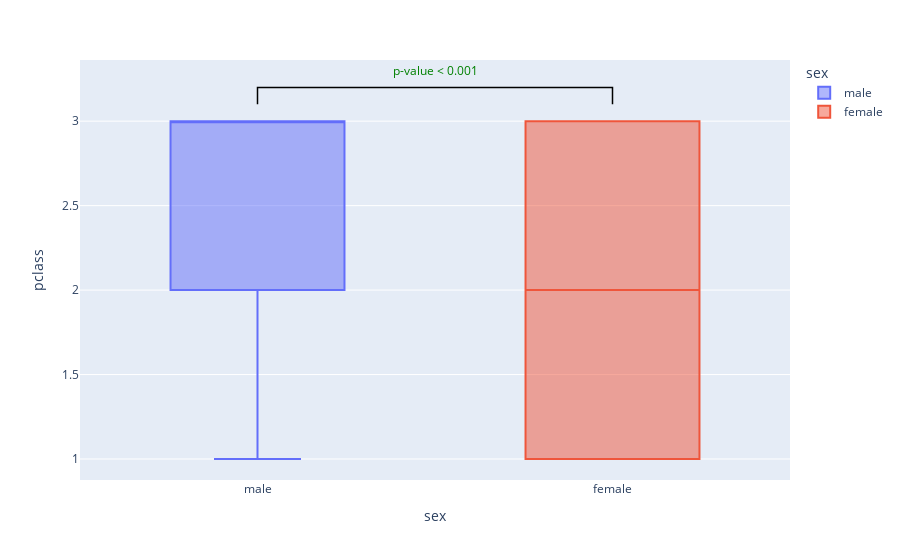

The notebook cell this image was saved under:
### Code cell
df = sns.load_dataset("titanic")
x = "sex"
y = "pclass"

tap.plot_stats(df, x, y, type_plot="box",type_test="Mann-Whitney")

### Figure 1 — Plotly figure (JSON) as saved in the notebook; plotly's stock layout.template omitted (floating-point values rounded to 4 significant figures; data arrays with more than 128 entries replaced by an {"elided": "..."} marker saying what was removed)
{"data": [{"alignmentgroup": "True", "hovertemplate": "sex=%{x}<br>pclass=%{y}<extra></extra>", "legendgroup": "male", "marker": {"color": "#636efa"}, "name": "male", "notched": false, "offsetgroup": "male", "orientation": "v", "showlegend": true, "type": "box", "x": {"elided": "577 str values"}, "x0": " ", "xaxis": "x", "y": {"elided": "577 int values"}, "y0": " ", "yaxis": "y"}, {"alignmentgroup": "True", "hovertemplate": "sex=%{x}<br>pclass=%{y}<extra></extra>", "legendgroup": "female", "marker": {"color": "#EF553B"}, "name": "female", "notched": false, "offsetgroup": "female", "orientation": "v", "showlegend": true, "type": "box", "x": {"elided": "314 str values"}, "x0": " ", "xaxis": "x", "y": {"elided": "314 int values"}, "y0": " ", "yaxis": "y"}], "layout": {"annotations": [{"font": {"color": "Green"}, "hovertext": "p-value: 5.113184379799653e-05<br>statistic: 103964.0", "showarrow": false, "text": "p-value < 0.001", "x": 0.5, "y": 3.3}], "boxmode": "overlay", "legend": {"title": {"text": "sex"}, "tracegroupgap": 0}, "margin": {"t": 60}, "shapes": [{"line": {"color": "Black", "width": 1.5}, "path": "M 0,3.1 L0,3.2 L1,3.2 L1,3.1", "type": "path"}], "xaxis": {"anchor": "y", "categoryarray": ["male", "female"], "categoryorder": "array", "domain": [0, 1], "title": {"text": "sex"}}, "yaxis": {"anchor": "x", "autorange": true, "domain": [0, 1], "title": {"text": "pclass"}}}}
